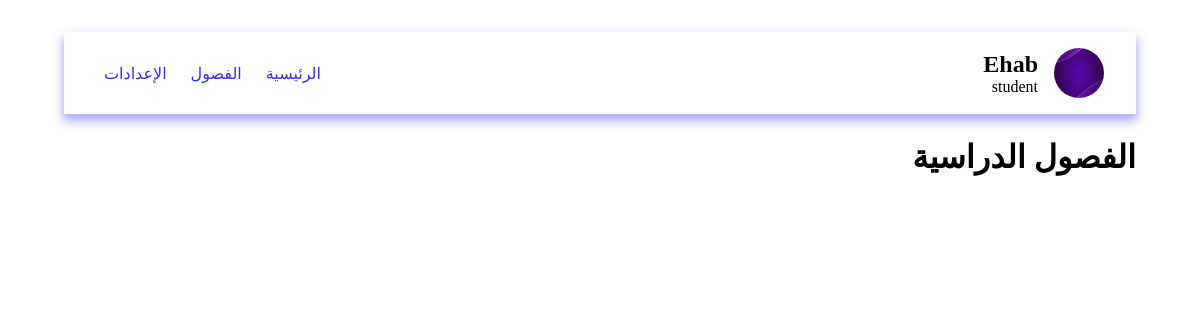
The app's page /pages/viewClasses.php (signed in), older data.
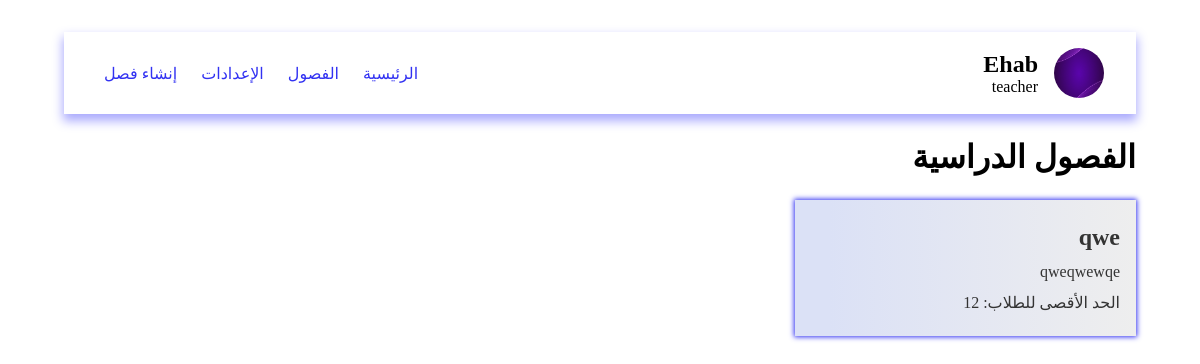
The same page, newer data.
### tables this page shows
CREATE TABLE classes (
    id INTEGER PRIMARY KEY, 
    title TEXT, 
    description TEXT, 
    "limit" INTEGER
, teacher_id INTEGER);

### data/db.php (called while the page is built, shortened)
<?php
$user = $_SESSION['user']?? null;
$db = new SQLite3('../data/database.db');
$db->exec('CREATE TABLE IF NOT EXISTS users (
    id INTEGER PRIMARY KEY,
    name TEXT,
    email TEXT UNIQUE,
    password TEXT UNIQUE,
    role TEXT
)');
$db->exec('CREATE TABLE IF NOT EXISTS classes (
    id INTEGER PRIMARY KEY,
    title TEXT,
    description TEXT,
    "limit" INTEGER,
    teacher_id INTEGER
)');
$db->exec('CREATE TABLE IF NOT EXISTS groups (
    id INTEGER PRIMARY KEY,
    title TEXT,
    description TEXT,
    "limit" INTEGER,
    members INTEGER,
    class_id INTEGER,
    teacher_id INTEGER
)');
$db->exec('CREATE TABLE IF NOT EXISTS group_students (
    group_id INTEGER,
    student_id INTEGER
)');
function getTeacherClasses($teacher_id)
{
    global $db;
    $stmt = $db->prepare('SELECT * FROM classes WHERE teacher_id = :teacher_id');
    $stmt->bindValue(':teacher_id', $teacher_id, SQLITE3_INTEGER);
    $result = $stmt->execute();
    $classes = [];
    while ($row = $result->fetchArray(SQLITE3_ASSOC)) {
        $classes[] = $row;
    }
    return $classes;
}
?>

### pages/viewClasses.php (the view, shortened to what this page needs)
<?php
include '../data/db.php';
if ($user['role'] == 'teacher') {
  $classes = getTeacherClasses($user['id']);
} else {
  $classes = getClasses();
}
?>
<!DOCTYPE html>
<html lang="ar" dir="rtl">
<head>
  <link rel="stylesheet" href="../styles/viewClasses.css" />
</head>
<body>
  <?php include "../components/navbar.php" ?>
  <h1 class="heading">الفصول الدراسية</h1>
  <main class="container">
    <?php foreach ($classes as $class) { ?>
      <a href="./viewGroups.php?id=<?php echo $class['id']; ?>" class="classroom">
        <h2 class="title"><?php echo $class['title']; ?></h2>
        <p class="desc"><?php echo $class['description']; ?></p>
        <p class="limit">الحد الأقصى للطلاب: <?php echo $class['limit']; ?></p>
      </a>
    <?php } ?>
  </main>
</body>
</html>

### components/navbar.php (shortened to what this page needs)
<?php
$loggedIn = isset($_SESSION['user']);
?>
<head>
  <link rel="stylesheet" href="../styles/navbar.css">
</head>
<header>
  <?php if ($loggedIn) { ?>
    <div class="user">
      <img src="../images/purple2.png" alt="user image" />
      <div class="info">
        <h2 class="username"><?php echo $_SESSION['user']['name']; ?></h2>
        <p class="role"><?php echo $_SESSION['user']['role']; ?></p>
      </div>
    </div>
    <nav>
      <a href="../index.php">الرئيسية</a>
      <a href="../pages/viewClasses.php">الفصول</a>
      <a href="../pages/Setting.php">الإعدادات</a>
      <?php if ($_SESSION['user']['role'] == 'teacher') { ?>
        <a href="../pages/CreateClass.php">إنشاء فصل</a>
      <?php } ?>
    </nav>
  <?php } ?>
</header>

Row changes from the older to the newer data that the page shows:
added classes: title "qwe", description "qweqwewqe", limit "12"
Text that changed along with them:
$_SESSION['user']['role']: "student" → "teacher"
text now shown: "إنشاء فصل"
